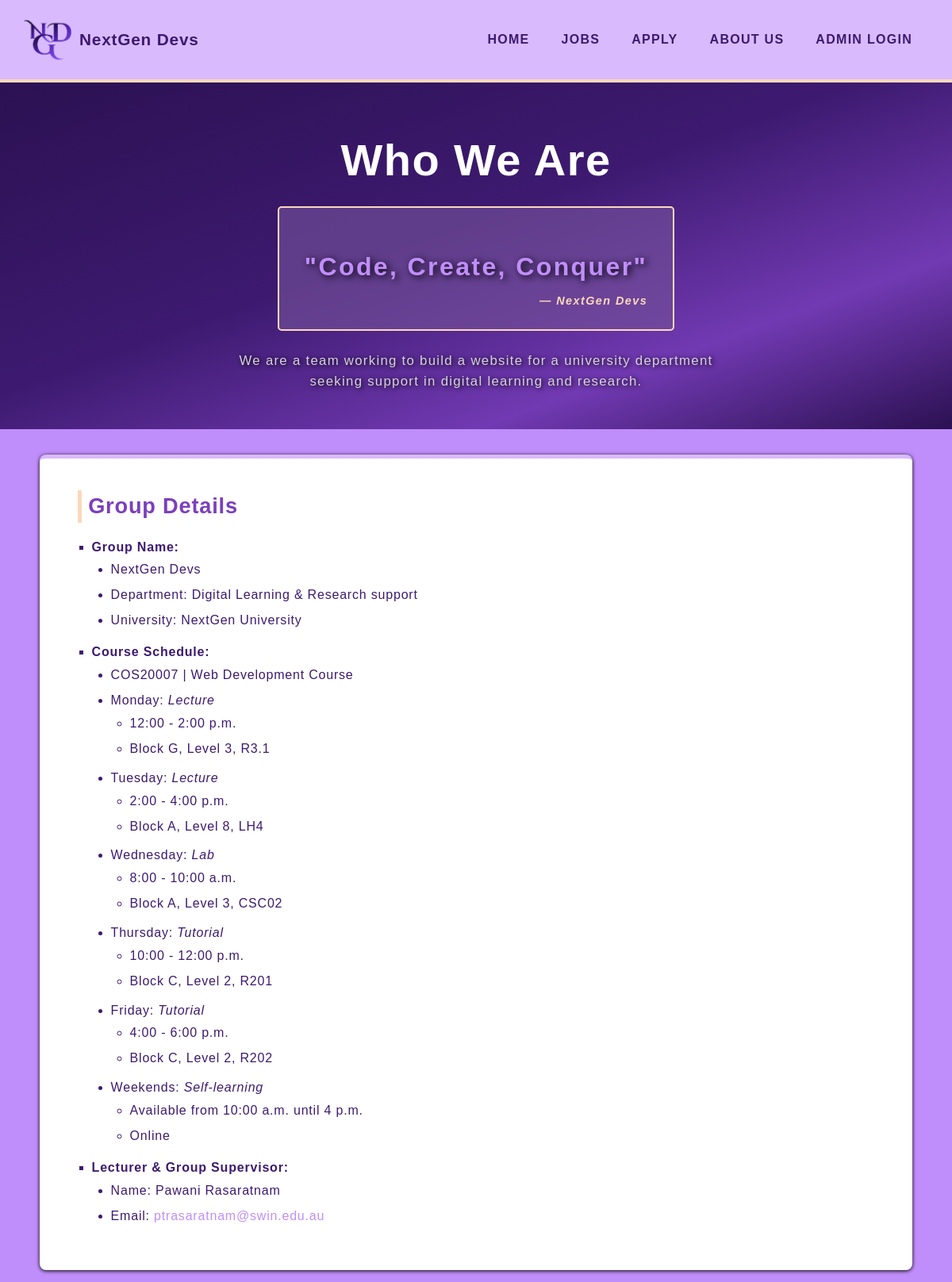
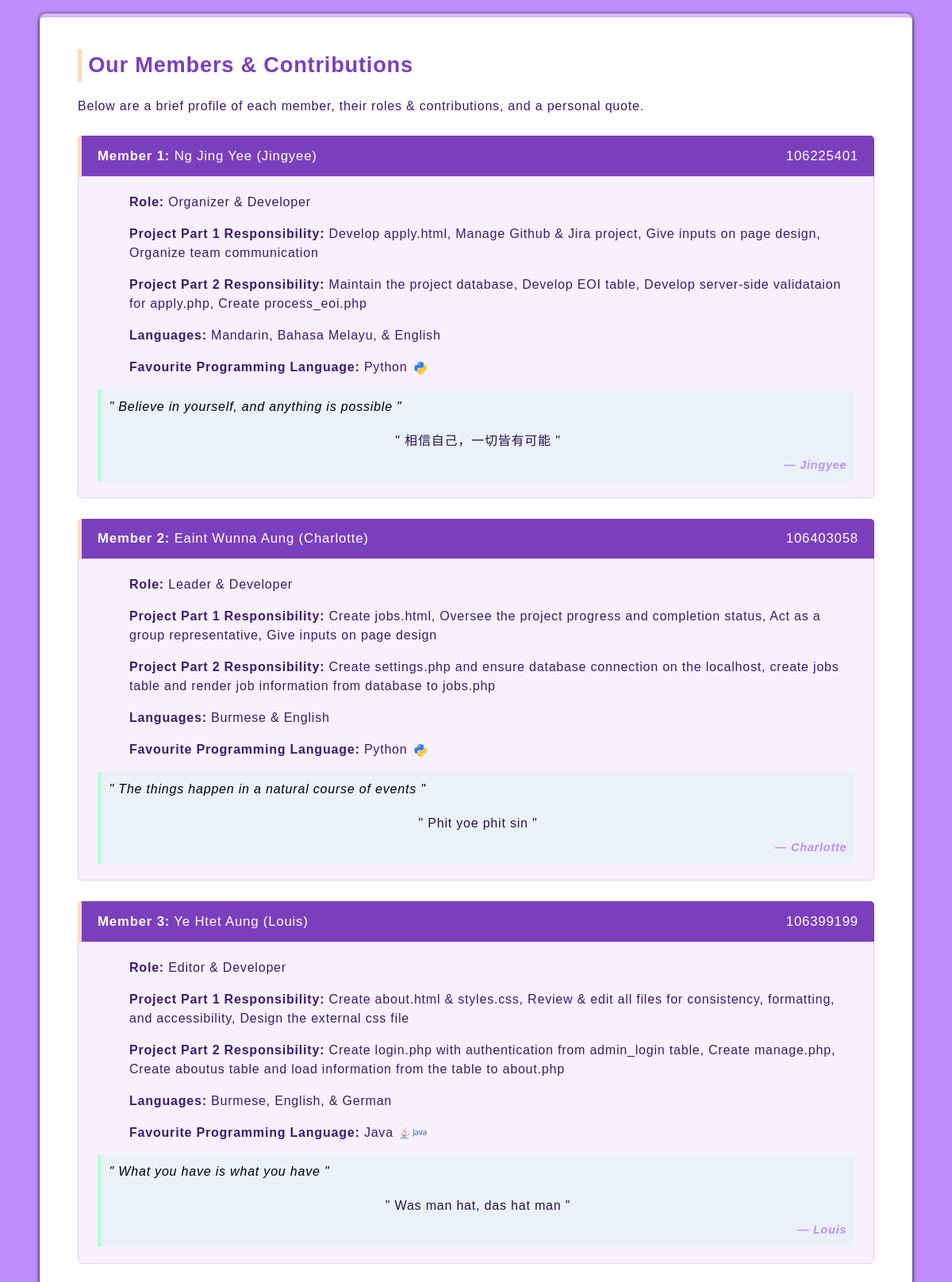
Page /about.php (upper part) on the committed database (2 pictures, top to bottom).
### tables this page shows
CREATE TABLE `aboutus` (
  `id` int(11) NOT NULL,
  `student_id` int(11) NOT NULL,
  `full_name` varchar(80) NOT NULL,
  `nickname` varchar(50) NOT NULL,
  `role` varchar(50) NOT NULL,
  `project_part1` text NOT NULL,
  `project_part2` text NOT NULL,
  `languages` varchar(80) NOT NULL,
  `fav_programming` varchar(50) NOT NULL,
  `quote_translated` varchar(100) NOT NULL,
  `quote_original` varchar(100) NOT NULL,
  `icon_source` varchar(50) NOT NULL
);

### about.php (the view, shortened to what this page needs)
<?php
require_once 'settings.php';
$conn = mysqli_connect($host, $user, $pwd, $sql_db);
$members  = [];
$db_error = '';
if (!$conn) {
    $db_error = 'Unable to load member data right now.';
} else {
    mysqli_set_charset($conn, 'utf8mb4');
    $result = mysqli_query($conn, "SELECT * FROM aboutus ORDER BY id");
    if ($result) {
        while ($row = mysqli_fetch_assoc($result)) {
            $members[] = $row;
        }
    } else {
        $db_error = 'Unable to load member data right now.';
    }
}
?>
<!DOCTYPE html>
<html lang="en">
<head>
    <link rel="stylesheet" href="styles/styles.css?v=<?= filemtime('styles/styles.css') ?>">
</head>
<body>
    <?php include 'header.inc';?>
    <main id="main">
        <section class="our-slogan" aria-labelledby="about-our-slogan">
            <h1 id="about-our-slogan">Who We Are</h1>
            <blockquote>
                <p><a href="apply.php" target="_blank">"Code, Create, Conquer" </a></p>
                <cite>— NextGen Devs</cite>
            </blockquote>
            <p>We are a team working to build a website for a university department seeking support in digital learning and research.</p>
        </section>
        <section class="group-details" aria-labelledby="group-details-section">
            <h2 id="group-details-section">Group Details</h2>
            <ul>
                <li>
                    <strong>Group Name: </strong>
                    <ul>
                        <li>NextGen Devs</li>
                        <li>Department: Digital Learning &amp; Research support</li>
                        <li>University: NextGen University</li>
                    </ul>
                </li>
                <li>
                    <strong>Course Schedule: </strong>
                    <ul>
                        <li>COS20007 | Web Development Course</li>
                        <li>Monday: <em>Lecture</em>
                            <ul class="group-details-inner-content">
                                <li>12:00 - 2:00 p.m.</li>
                                <li>Block G, Level 3, R3.1</li>
                            </ul>
                        </li>
                        <li>Tuesday: <em>Lecture</em>
                            <ul class="group-details-inner-content">
                                <li>2:00 - 4:00 p.m.</li>
                                <li>Block A, Level 8, LH4</li>
                            </ul>
                        </li>
                        <li>Wednesday: <em>Lab</em>
                            <ul class="group-details-inner-content">
                                <li>8:00 - 10:00 a.m.</li>
                                <li>Block A, Level 3, CSC02</li>
                            </ul>
                        </li>
                        <li>Thursday: <em>Tutorial</em>
                            <ul class="group-details-inner-content">
                                <li>10:00 - 12:00 p.m.</li>
                                <li>Block C, Level 2, R201</li>
                            </ul>
                        </li>
                        <li>Friday: <em>Tutorial</em>
                            <ul class="group-details-inner-content">
                                <li>4:00 - 6:00 p.m.</li>
                                <li>Block C, Level 2, R202</li>
                            </ul>
                        </li>
                        <li>Weekends: <em>Self-learning</em>
                            <ul class="group-details-inner-content">
                                <li>Available from 10:00 a.m. until 4 p.m.</li>
                                <li>Online</li>
                            </ul>
                        </li>
                    </ul>
                </li>
                <li>
                    <strong>Lecturer &amp; Group Supervisor: </strong>
                    <ul>
                        <li>Name: Pawani Rasaratnam</li>
                        <li>Email: <a href="mailto:ptrasaratnam@swin.edu.au">ptrasaratnam@swin.edu.au</a></li>
                    </ul>
                </li>
            </ul>
        </section>
        <section class="contribution" aria-labelledby="members-contribution-section">
            <h2 id="members-contribution-section">Our Members &amp; Contributions</h2>
            <p>
                Below are a brief profile of each member, their roles &amp; contributions, and a personal quote.
            </p>
            <dl>
                <?php if ($db_error != ''): ?>
                    <p><?= htmlspecialchars($db_error) ?></p>
                <?php elseif (empty($members)): ?>
                    <p>No member contribution found.</p>
                <?php else: ?>
                    <?php foreach($members as $m): ?>
                    <dt>
                        <span class="name"><strong>Member <?=  htmlspecialchars($m['id']) ?>:</strong> <?= htmlspecialchars($m['full_name']) ?> (<?= htmlspecialchars($m['nickname']) ?>)</span>
                        <span class="id"><?= htmlspecialchars($m['student_id']) ?></span>
                    </dt>
                    <dd>
                        <ul>
                            <li class="roles"><strong>Role:</strong> <?= htmlspecialchars($m['role']) ?></li>
                            <li class="indiv-contrib"><strong>Project Part 1 Responsibility: </strong><?= htmlspecialchars($m['project_part1']) ?></li>
                            <li class="share-contrib"><strong>Project Part 2 Responsibility: </strong><?= htmlspecialchars($m['project_part2']) ?></li>
                            <li class="speak-lang"><strong>Languages:</strong> <?= htmlspecialchars($m['languages']) ?></li>
                            <li class="prog-lang"><strong>Favourite Programming Language:</strong> <?= htmlspecialchars($m['fav_programming']) ?> <img src="<?=htmlspecialchars($m['icon_source'])?>" alt="<?=htmlspecialchars($m['icon_source'])?> logo" style="width: auto; height: 20px; display: inline;"></li>
                        </ul>
                        <blockquote>
                            <p class="tran-quote">" <?= htmlspecialchars($m['quote_translated']) ?> "</p>
                            <p class="og-quote">" <?= htmlspecialchars($m['quote_original']) ?> "</p>
                            <cite>— <?= htmlspecialchars($m['nickname']) ?></cite>
                        </blockquote>
                    </dd>
                    <?php endforeach; ?>
                <?php endif; ?>
            </dl>
        </section>
    </main>
</body>
</html>

### header.inc (shortened to what this page needs)
<header>
    <a href="index.php" class="logo">
        <img src="images/logo.png" alt="NextGen Devs logo" loading="eager">
        <span>NextGen Devs</span>
    </a>
    <?php include 'nav.inc';?>
</header>

### nav.inc
<nav aria-label="Main navigation">
    <ul>
        <li><a href="index.php">Home</a></li>
        <li><a href="jobs.php">Jobs</a></li>
        <li><a href="apply.php">Apply</a></li>
        <li><a href="about.php">About Us</a></li>
        <li><a href="login.php">Admin Login</a></li>
    </ul>
</nav>

### about.php (style rules this page uses)
.prog-lang img { display: inline; vertical-align: middle; margin-left: 1px; }

### rows in the picture
aboutus: id "1", full_name "Ng Jing Yee", nickname "Jingyee", student "106225401", role "Organizer & Developer", project_part1 "Develop apply.html, Manage Github & Jira project, Give inputs on page design, Organize team communication", project_part2 "Maintain the project database, Develop EOI table, Develop server-side validataion for apply.php, Create process_eoi.php", languages "Mandarin, Bahasa Melayu, & English", fav_programming "Python", icon_source (picture), quote_translated "Believe in yourself, and anything is possible", quote_original "相信自己，一切皆有可能"
aboutus: id "2", full_name "Eaint Wunna Aung", nickname "Charlotte", student "106403058", role "Leader & Developer", project_part1 "Create jobs.html, Oversee the project progress and completion status, Act as a group representative, Give inputs on page design", project_part2 "Create settings.php and ensure database connection on the localhost, create jobs table and render job information from database to jobs.php", languages "Burmese & English", fav_programming "Python", icon_source (picture), quote_translated "The things happen in a natural course of events", quote_original "Phit yoe phit sin"
aboutus: id "3", full_name "Ye Htet Aung", nickname "Louis", student "106399199", role "Editor & Developer", project_part1 "Create about.html & styles.css, Review & edit all files for consistency, formatting, and accessibility, Design the external css file", project_part2 "Create login.php with authentication from admin_login table, Create manage.php, Create aboutus table and load information from the table to about.php", languages "Burmese, English, & German", fav_programming "Java", icon_source (picture), quote_translated "What you have is what you have", quote_original "Was man hat, das hat man"
